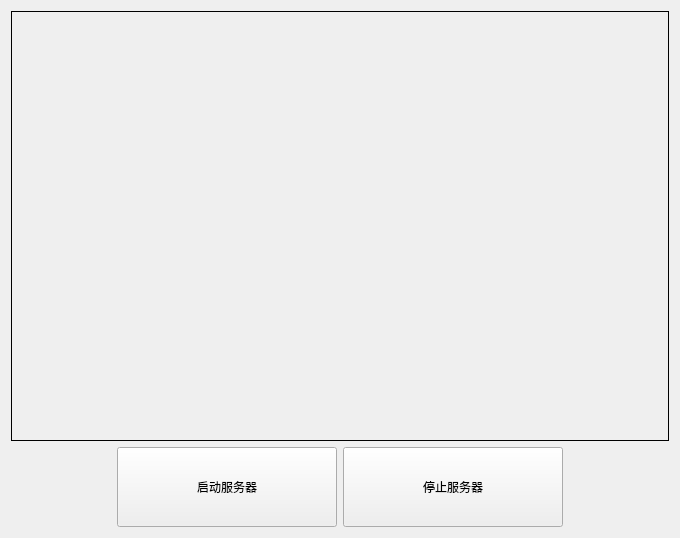
<?xml version="1.0" encoding="UTF-8"?>
<ui version="4.0">
 <class>Server</class>
 <widget class="QWidget" name="Server">
  <property name="geometry">
   <rect>
    <x>0</x>
    <y>0</y>
    <width>680</width>
    <height>538</height>
   </rect>
  </property>
  <property name="windowTitle">
   <string>Server</string>
  </property>
  <layout class="QVBoxLayout" name="verticalLayout_2">
   <item>
    <layout class="QVBoxLayout" name="verticalLayout" stretch="9,1">
     <item>
      <widget class="QLabel" name="label">
       <property name="frameShape">
        <enum>QFrame::Box</enum>
       </property>
       <property name="text">
        <string/>
       </property>
      </widget>
     </item>
     <item>
      <layout class="QHBoxLayout" name="horizontalLayout">
       <item>
        <spacer name="horizontalSpacer">
         <property name="orientation">
          <enum>Qt::Horizontal</enum>
         </property>
         <property name="sizeHint" stdset="0">
          <size>
           <width>40</width>
           <height>20</height>
          </size>
         </property>
        </spacer>
       </item>
       <item>
        <widget class="QPushButton" name="startServerBtn">
         <property name="minimumSize">
          <size>
           <width>220</width>
           <height>80</height>
          </size>
         </property>
         <property name="maximumSize">
          <size>
           <width>220</width>
           <height>80</height>
          </size>
         </property>
         <property name="text">
          <string>启动服务器</string>
         </property>
        </widget>
       </item>
       <item>
        <widget class="QPushButton" name="stopServerBtn">
         <property name="minimumSize">
          <size>
           <width>220</width>
           <height>80</height>
          </size>
         </property>
         <property name="maximumSize">
          <size>
           <width>220</width>
           <height>80</height>
          </size>
         </property>
         <property name="text">
          <string>停止服务器</string>
         </property>
        </widget>
       </item>
       <item>
        <spacer name="horizontalSpacer_2">
         <property name="orientation">
          <enum>Qt::Horizontal</enum>
         </property>
         <property name="sizeHint" stdset="0">
          <size>
           <width>40</width>
           <height>20</height>
          </size>
         </property>
        </spacer>
       </item>
      </layout>
     </item>
    </layout>
   </item>
  </layout>
 </widget>
 <layoutdefault spacing="6" margin="11"/>
 <resources/>
 <connections/>
</ui>
